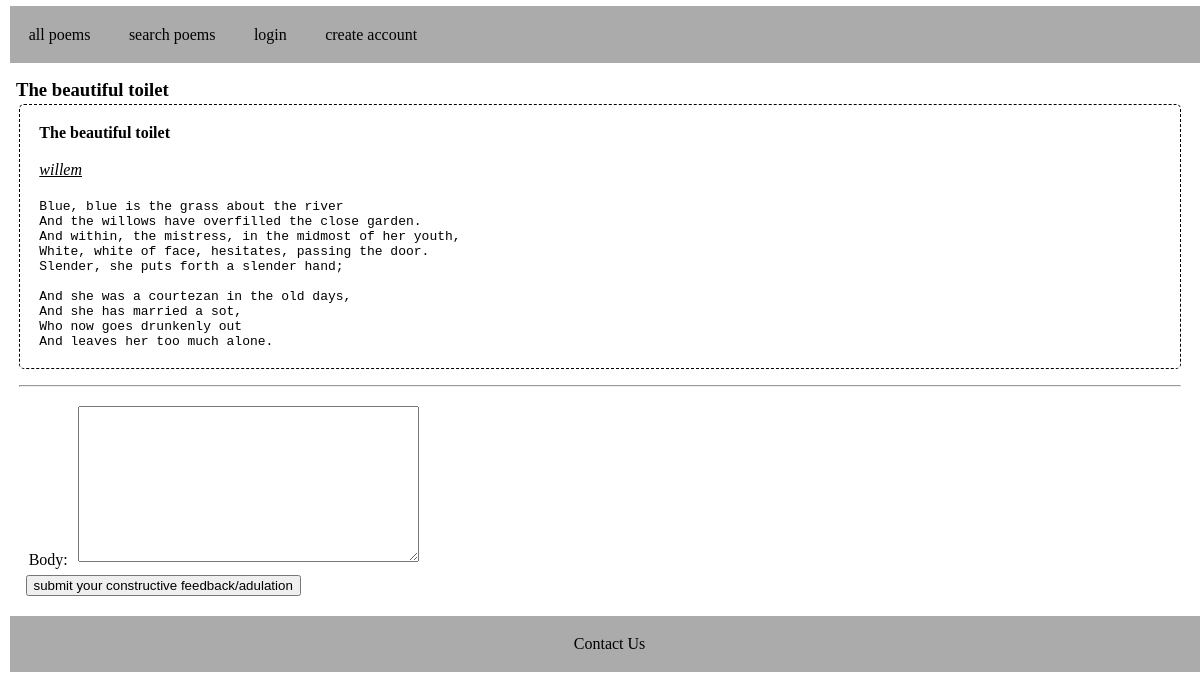
/poems/2/, run on the app's committed database.
### poems/models.py (models this page shows, shortened)
class Poem(models.Model):
    title = models.CharField(max_length=255)
    body = models.TextField()
    author = models.ForeignKey(User, on_delete=models.CASCADE)
    favorites = models.ManyToManyField(User, related_name="favorites")
    @property
    def comments(self):
        return Comment.objects.filter(poem=self)

### poems/views.py (the view, shortened to what this page needs)
# urls.py: path('poems/<int:pk>/', poems_views.poems_detail, name='poems_detail'),
def poems_detail(request, pk):
    poem = get_object_or_404(Poem, pk=pk)
    """
    try:
        poem = Poem.objects.get(pk=pk)

    except Exception as e:
        raise HTTTP404Exception
    """
    comments = poem.comments
    if request.method == "GET":
        form = CommentForm()
        return render(request, "poems/poems_detail.html", {"poem": poem, "comments": comments, "form": form})

### poems/forms.py
class CommentForm(forms.ModelForm):
    class Meta:
        model = Comment
        fields = [
            'body'
        ]

### templates/poems/poems_detail.html (shortened to what this page needs)
{% extends "base.html" %}
{% block content %}
<h3>{{ poem.title }}</h3>
<div class="poem-wrapper">
    <div class='poem-container'>
        <h4>{{ poem.title }}</h4>
        <p class='poem-author'>{{ poem.author }}</p>
        <p class='poem-body'><pre>{{ poem.body }}</pre></p>
    </div>
    <hr>
    <div class="comments-container">
        <form id="make-comment-form" action="{% url 'poems_detail' pk=poem.pk %}" method="POST">
            {{ form.as_p }}
            <input type="submit" value="submit your constructive feedback/adulation">
        </form>
    </div>
</div>
{% endblock %}

### static/css/style.css (style rules this page uses)
* { font-style: sans-serif; box-sizing: border-box; margin: .2rem; }
.poem-container { border: 1px dashed black; border-radius: 5px; padding: 1rem; }
.poem-author { text-decoration: underline; font-style: italic; margin-bottom: 1.2rem; margin-top: 1.2rem; }
.poem-body { margin: 1rem; margin-bottom: 1.2rem; }
hr { margin-top: 1rem; margin-bottom: 1rem; }

### data on the page
Poem: title "The beautiful toilet", author "willem", body "Blue, blue is the grass about the river And the willows have overfilled the close garden. And within, the mistress, in the midmost of her youth, White, white of face, hesitates, passing the door. Slender, she puts forth a slender hand; And she was a courtezan in the old days, And she has married a sot, Who now goes drunkenly out And leaves her too much alone."
